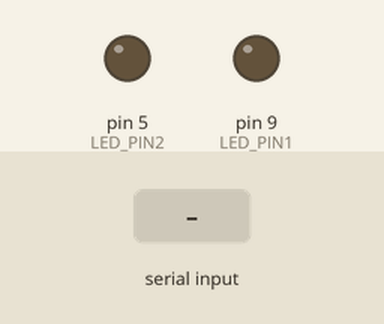
This sketch was run on a simulated Arduino Uno, built with avr-gcc and run on an emulated ATmega328P. On the bench: output pins drawn as LEDs (lit = HIGH). The test bench sets the inputs (shaded band). What the sketch prints to the serial monitor is not drawn.

Above: at 1.2 s.
1.3 s: "r" received over Serial
At 1.8 s:
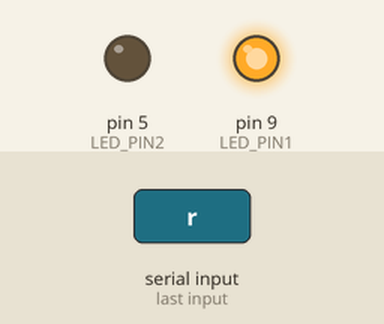
2.8 s: "b" received over Serial
At 4.0 s:
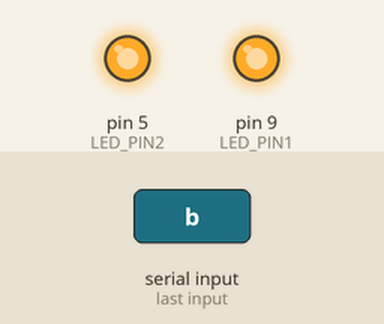
4.3 s: "r" received over Serial
At 5.3 s:
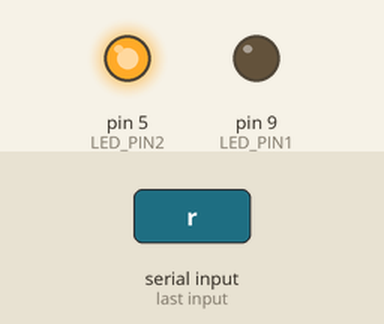
5.8 s: "n" received over Serial
At 6.4 s:
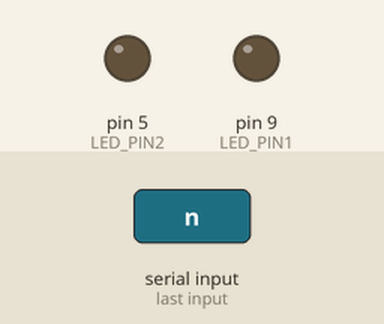
7.3 s: "a" received over Serial
At 8.7 s:
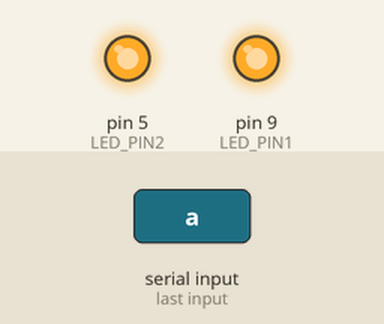
Timing chart, 0 to 9.8 s (numbered marks = the images above; inputs shaded):
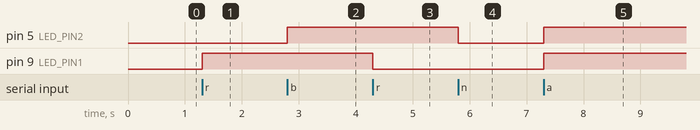

The sketch:

Basic-LED.ino
```cpp
#include <ctype.h>

const int LED_PIN1=9;
const int LED_PIN2=5;
int onTime=500;
int offTime=500;

void setup() {
  // put your setup code here, to run once:
  Serial.begin(9600); //activate the serial port- BAUD RATE- how fast the coe will communicate with the ciruit board
  pinMode(LED_PIN1, OUTPUT); //sends a signal out
  pinMode(LED_PIN2, OUTPUT);
  Serial.println("Type 0, 1, 2 or 3...");
}

void loop() {
  // put your main code here, to run repeatedly:
  if(Serial.available()>0){
    char val=Serial.read();
    int state1=digitalRead(LED_PIN1);
    int state2=digitalRead(LED_PIN2);
    //for turning both off
    if(tolower(val)=='n'){
      digitalWrite(LED_PIN1, LOW);
      digitalWrite(LED_PIN2, LOW);
      //Serial.print("Both are off");
    }else if(tolower(val)=='r'){ //turning red LED on
      if(state1==1){
        digitalWrite(LED_PIN1, LOW);
      }else{
       digitalWrite(LED_PIN1, HIGH);
      }
      //Serial.print("LED 1 is on");
    }else if(tolower(val)=='b'){ //turning Blue LED on
      if(state2==1){
        digitalWrite(LED_PIN2, LOW);
      }else{
       digitalWrite(LED_PIN2, HIGH);
      }
      //Serial.print("LED 2 is on");
    }else if(tolower(val)=='a'){ //Turhing both on
      digitalWrite(LED_PIN1, HIGH);
      digitalWrite(LED_PIN2, HIGH);
     // Serial.print("Both are on");
    }
  }
}
```

Measured:
- after the input at 1.3 s, pin 9 (LED_PIN1): LOW → HIGH at once
- after the input at 2.8 s, pin 5 (LED_PIN2): LOW → HIGH at once
- after the input at 4.3 s, pin 9 (LED_PIN1): HIGH → LOW at once
- after the input at 5.8 s, pin 5 (LED_PIN2): HIGH → LOW at once
- after the input at 7.3 s, pin 5 (LED_PIN2), pin 9 (LED_PIN1): LOW → HIGH at once
